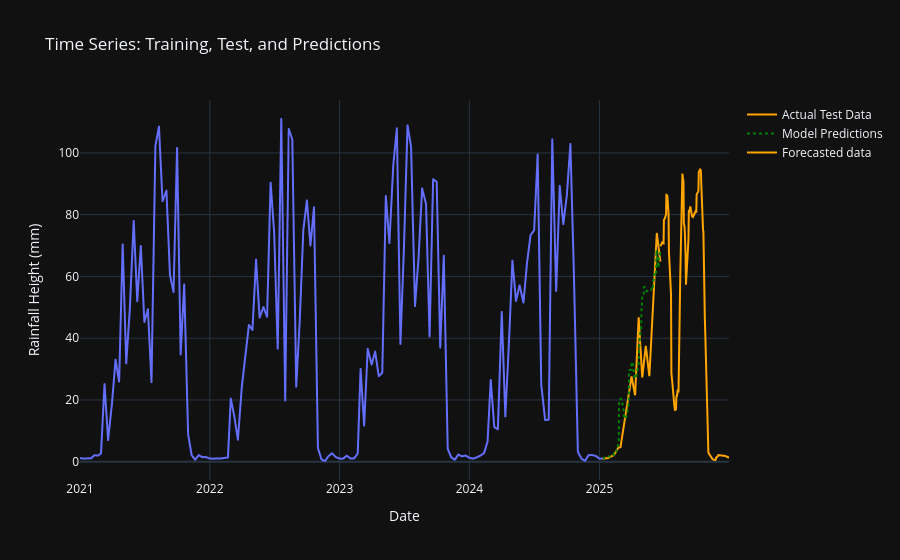

Source (notebook cell):
### Code cell
bfig = px.line(full_df[full_df['type'] == 'Actual'],
    x = 'date',
    y = 'rfh',
              color = px.Constant('Actual Data'),
    labels = {'date': 'Date', 'rfh': 'Rainfall Height (mm)', 'color':'Legend'}, # Add labels for clarity
    title = 'Actual Data and Forecast'
)

# 2. Add the actual test data as a new trace
fig.add_trace(
    go.Scatter(
        x=full_df[full_df['type'] == 'Forecasted']['date'],
        y=full_df[full_df['type'] == 'Forecasted']['rfh'],
        mode='lines',
        name='Forecasted data', # Label for the legend
        line=dict(color='yellow') # Optional: customize line color
    )
)


# Show the figure
fig.show()

### Figure 1 — Plotly figure (JSON) as saved in the notebook; plotly's stock layout.template omitted (floating-point values rounded to 4 significant figures; data arrays with more than 128 entries replaced by an {"elided": "..."} marker saying what was removed)
{"data": [{"hovertemplate": "Date=%{x}<br>Value=%{y}<extra></extra>", "legendgroup": "", "line": {"color": "#636efa", "dash": "solid"}, "marker": {"symbol": "circle"}, "mode": "lines", "name": "", "showlegend": false, "type": "scattergl", "x": {"elided": "1469 str values"}, "xaxis": "x", "y": {"elided": "1469 float values"}, "yaxis": "y"}, {"line": {"color": "orange"}, "mode": "lines", "name": "Actual Test Data", "type": "scatter", "x": {"elided": "164 str values"}, "y": {"elided": "164 float values"}}, {"line": {"color": "green", "dash": "dot"}, "mode": "lines", "name": "Model Predictions", "type": "scatter", "x": {"elided": "164 str values"}, "y": {"elided": "164 float values"}}, {"line": {"color": "orange"}, "mode": "lines", "name": "Forecasted data", "type": "scatter", "x": {"elided": "194 str values"}, "y": {"elided": "194 float values"}}], "layout": {"hovermode": "x unified", "legend": {"tracegroupgap": 0}, "title": {"text": "Time Series: Training, Test, and Predictions"}, "xaxis": {"anchor": "y", "domain": [0, 1], "title": {"text": "Date"}}, "yaxis": {"anchor": "x", "domain": [0, 1], "title": {"text": "Rainfall Height (mm)"}}}}
